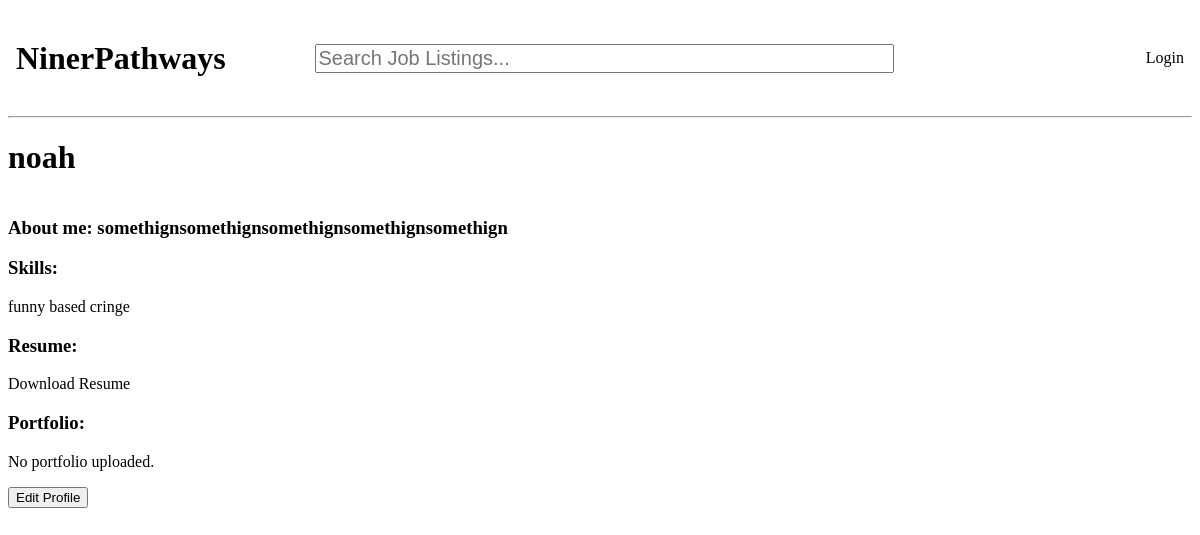
Screenshot of /profile/5/ with the database file from the repository.
### base/models.py (models this page shows)
class User(AbstractUser):
    name = models.CharField(max_length=200, null=True)
    email = models.EmailField(unique=True, null=True)
    bio = models.TextField(null=True)
    skills = models.TextField(null=True)
    resume = models.FileField(upload_to='resumes/', null=True, blank=True)
    portfolio = models.FileField(upload_to='portfolios/', null=True, blank=True)
    USERNAME_FIELD = 'email'
    REQUIRED_FIELDS = ['username']

### base/views.py (the view)
# urls.py: path('profile/<str:pk>/', views.userProfile, name="user-profile"),
def userProfile(request, pk):
    user = User.objects.get(id = pk)
    context = {'user': user}
    return render(request, 'base/profile.html', context)

### base/templates/base/profile.html (shortened to what this page needs)
{% extends 'main.html' %}
{% block content %}
<h1>{{ user.username }}</h1>
    <h3>About me: {{ user.bio }} </h3>
    <h3>Skills: </h3>
    {% if user.skills %}
        <p>{{ user.skills }}</p>
    {% else %}
        <p>No skills added yet</p>
    {% endif %}
    <h3>Resume: </h3>
    {% if user.resume %}
        <a href="{{ user.resume.url }}" download>Download Resume</a>
    {% else %}
        <p>No resume uploaded.</p>
    {% endif %}
    <h3>Portfolio: </h3>
    {% if user.portfolio %}
        <a href="{{ user.portfolio.url }}" download>Download Portfolio</a>
    {% else %}
        <p>No portfolio uploaded.</p>
    {% endif %}
    <a href="{% url 'update-user' %}">
        <button>Edit Profile</button>
    </a>
{% endblock content %}

### static/styles/navbar.css (style rules this page uses)
a { color: black; text-decoration: none; }

### rows the page displays
User: username "noah", bio "somethignsomethignsomethignsomethignsomethign", skills "funny based cringe"
